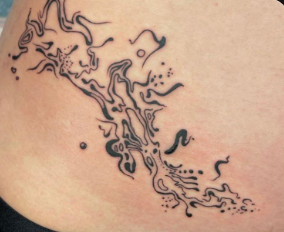
#> input picture tat.jpg, 284 x 232 px
$ python thresholding.py
#> lines starting #> are read from the running program, lines starting #| are printed output that depends on the picture; after the words box and inside, x2 and y2 are one past the last pixel; in counts of white or black regions, pixels touching at a corner belong together
import numpy as np
import cv2
import matplotlib.pyplot as plt

def compute_smoothed_histogram(image, L):
    """
    Compute a smoothed histogram of a grayscale image.

    Parameters:
    - image: A grayscale image.
    - L: The number of levels in the image.

    Returns:
    - A smoothed histogram of the image.
    """
    # Compute the histogram
    histogram = cv2.calcHist([image], [0], None, [L], [0, L]).flatten()
    histogram /= histogram.sum()  # Normalize the histogram

    # Smooth the histogram
    smoothed_histogram = np.zeros_like(histogram)
    for i in range(2, L - 2):
        smoothed_histogram[i] = np.average(histogram[i-2:i+3], weights=[1,2,3,2,1])

    return smoothed_histogram

def find_two_peak_indices(smoothed_histogram, Dmin):
    """
    Find the indices of the two highest peaks in the histogram.

    Parameters:
    - smoothed_histogram: The smoothed histogram.
    - Dmin: Minimum distance between the two peaks.

    Returns:
    - The indices of the two highest peaks.
    """
    sorted_indices = np.argsort(smoothed_histogram)
    peak1 = sorted_indices[-1]
    peak2 = next(idx for idx in reversed(sorted_indices) if abs(idx - peak1) >= Dmin)

    return peak1, peak2

def compute_threshold_parameters(smoothed_histogram, u1, u2):
    """Compute parameters needed for threshold calculation."""
    P1 = smoothed_histogram[:u1].sum()
    P2 = 1 - P1

    indices = np.arange(len(smoothed_histogram))
    m1 = np.sum(indices[:u1] * smoothed_histogram[:u1]) / P1
    m2 = np.sum(indices[u1:] * smoothed_histogram[u1:]) / P2

    sigma1_sq = np.sum((indices[:u1] - m1)**2 * smoothed_histogram[:u1]) / P1
    sigma2_sq = np.sum((indices[u1:] - m2)**2 * smoothed_histogram[u1:]) / P2

    return P1, P2, m1, m2, sigma1_sq, sigma2_sq

def compute_optimal_threshold(P1, P2, m1, m2, sigma1_sq, sigma2_sq):
    """Compute the optimal threshold value using the computed parameters."""
    A = sigma1_sq - sigma2_sq
    B = 2 * (m1 * sigma2_sq - m2 * sigma1_sq)
    C = m2**2 * sigma1_sq - m1**2 * sigma2_sq + 2 * sigma1_sq * sigma2_sq * np.log((P1 * sigma2_sq) / (P2 * sigma1_sq))

    t1 = (-B + np.sqrt(B**2 - 4*A*C)) / (2*A)
    t2 = (-B - np.sqrt(B**2 - 4*A*C)) / (2*A)

    return t2

def plot_histogram_with_peaks_threshold(histogram, u1, u2, t):
    """Plot the histogram with peaks and threshold line."""
    plt.figure(figsize=(10, 6))
    plt.bar(range(len(histogram)), histogram, width=1)
    plt.plot(u1, histogram[u1], 'ro')
    plt.plot(u2, histogram[u2], 'ro')
    plt.axvline(x=t, color='k', linestyle='--')
    plt.xlabel("Pixel Value")
    plt.ylabel("Frequency")
    plt.title(f"Peaks at {u1}, {u2} and Threshold at {t}")
    plt.savefig('histogram_with_peaks_threshold.png')
    plt.show()

def threshold_image(image, t):
    """Threshold the image based on the calculated threshold."""
    return np.where(image < t, 0, 255).astype(np.uint8)

def display_images(original: np.array, thresholded: np.array):
    """Display the original and thresholded images side by side."""
    cv2.imshow('Original Image', original)
    cv2.imshow('Thresholded Image', thresholded)

def main(image_path: str):
#> called with image_path = 'tat.jpg'
    image = cv2.imread(image_path, cv2.IMREAD_GRAYSCALE)
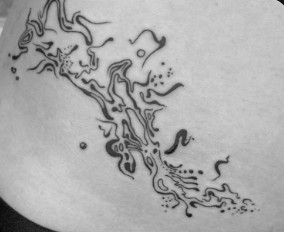
#> image: shape (232, 284); min 3, max 217, mean 170.7

    if image is None:
        raise FileNotFoundError(f"The file at path {image_path} could not be found or is not a valid image file.")

    smoothed_histogram = compute_smoothed_histogram(image, L=256)
#> in compute_smoothed_histogram, `histogram = cv2.calcHist([image], [0], None, [L], [0, L]).flatten()`: histogram = 256 values, max 2243 at index 197, min 0 at index 0, mean 257.4
#> in compute_smoothed_histogram, `histogram /= histogram.sum()`: histogram = 256 values, max 0.034 at index 197, min 0 at index 0, mean 0.00391
#> after the loop in compute_smoothed_histogram, `for i in range(2, L - 2):`: smoothed_histogram = 256 values, max 0.0324 at index 197, min 0 at index 0, mean 0.00391
    u1, u2 = find_two_peak_indices(smoothed_histogram, Dmin=30)
#> in find_two_peak_indices, `sorted_indices = np.argsort(smoothed_histogram)`: sorted_indices = 256 values, max 255 at index 36, min 0 at index 0, mean 127.5
#> in find_two_peak_indices, `peak1 = sorted_indices[-1]`: peak1 = 197
#> in find_two_peak_indices, `peak2 = next(idx for idx in reversed(sorted_indices) if abs(idx - peak..`: peak2 = 167
#> u1 = 197; u2 = 167

    if u1 > u2:
        u1, u2 = u2, u1
#> u1 = 167; u2 = 197

    params = compute_threshold_parameters(smoothed_histogram, u1, u2)
#> in compute_threshold_parameters, `P1 = smoothed_histogram[:u1].sum()`: P1 = 0.283
#> in compute_threshold_parameters, `P2 = 1 - P1`: P2 = 0.717
#> in compute_threshold_parameters, `indices = np.arange(len(smoothed_histogram))`: indices = 256 values from 0 to 255
#> in compute_threshold_parameters, `m1 = np.sum(indices[:u1] * smoothed_histogram[:u1]) / P1`: m1 = 125.3
#> in compute_threshold_parameters, `m2 = np.sum(indices[u1:] * smoothed_histogram[u1:]) / P2`: m2 = 188.6
#> in compute_threshold_parameters, `sigma1_sq = np.sum((indices[:u1] - m1)**2 * smoothed_histogram[:u1]) /..`: sigma1_sq = 1496.7
#> in compute_threshold_parameters, `sigma2_sq = np.sum((indices[u1:] - m2)**2 * smoothed_histogram[u1:]) /..`: sigma2_sq = 114.8
#> params = (0.283, 0.717, 125.3, 188.6, 1496.7, 114.8)
    threshold = compute_optimal_threshold(*params)
#> in compute_optimal_threshold, `A = sigma1_sq - sigma2_sq`: A = 1381.9
#> in compute_optimal_threshold, `B = 2 * (m1 * sigma2_sq - m2 * sigma1_sq)`: B = -535726.5
#> in compute_optimal_threshold, `C = m2**2 * sigma1_sq - m1**2 * sigma2_sq + 2 * sigma1_sq * sigma2_sq ..`: C = 50221312.6
#> in compute_optimal_threshold, `t1 = (-B + np.sqrt(B**2 - 4*A*C)) / (2*A)`: t1 = 228.9
#> in compute_optimal_threshold, `t2 = (-B - np.sqrt(B**2 - 4*A*C)) / (2*A)`: t2 = 158.8
#> threshold = 158.8

    thresholded_image = threshold_image(image, threshold)
#> in threshold_image, `return np.where(image < t, 0, 255).astype(np.uint8)`:
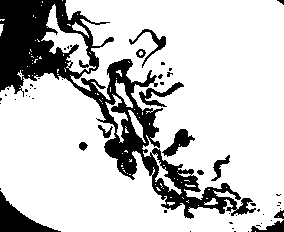
#> returned value: shape (232, 284); 78.4% white; 54 black regions (42 under 20 px), largest, box (x1, y1, x2, y2) and area: (0, 0, 256, 219) 11506, (0, 191, 61, 232) 943, (162, 129, 195, 157) 365

    plot_histogram_with_peaks_threshold(smoothed_histogram, u1, u2, threshold)
#> in plot_histogram_with_peaks_threshold, `plt.savefig('histogram_with_peaks_threshold.png')`:
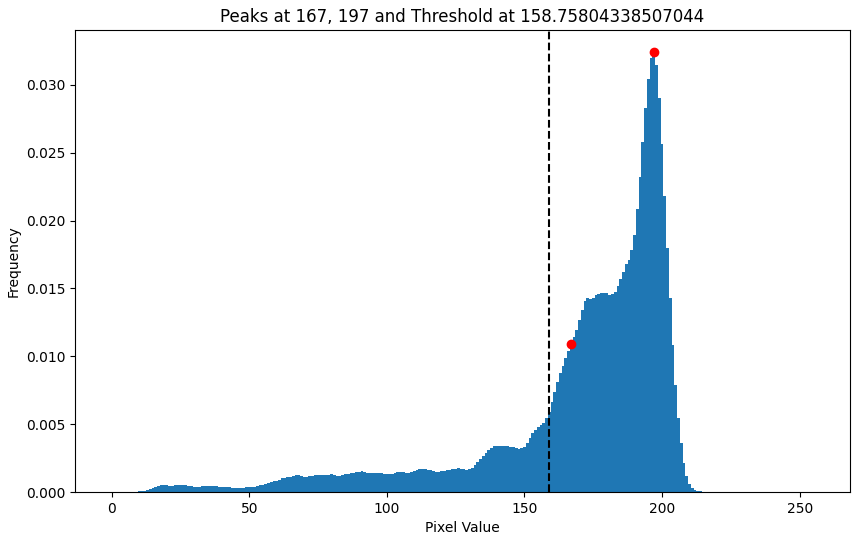
#> figure drawn by matplotlib, 1 panel; tallest bar 0.0324 high, from x = 196.5 to 197.5
    display_images(image, thresholded_image)

    cv2.waitKey(0)
    cv2.destroyAllWindows()

if __name__ == "__main__":
    try:
        main('tat.jpg')
    except Exception as e:
        print(str(e))
